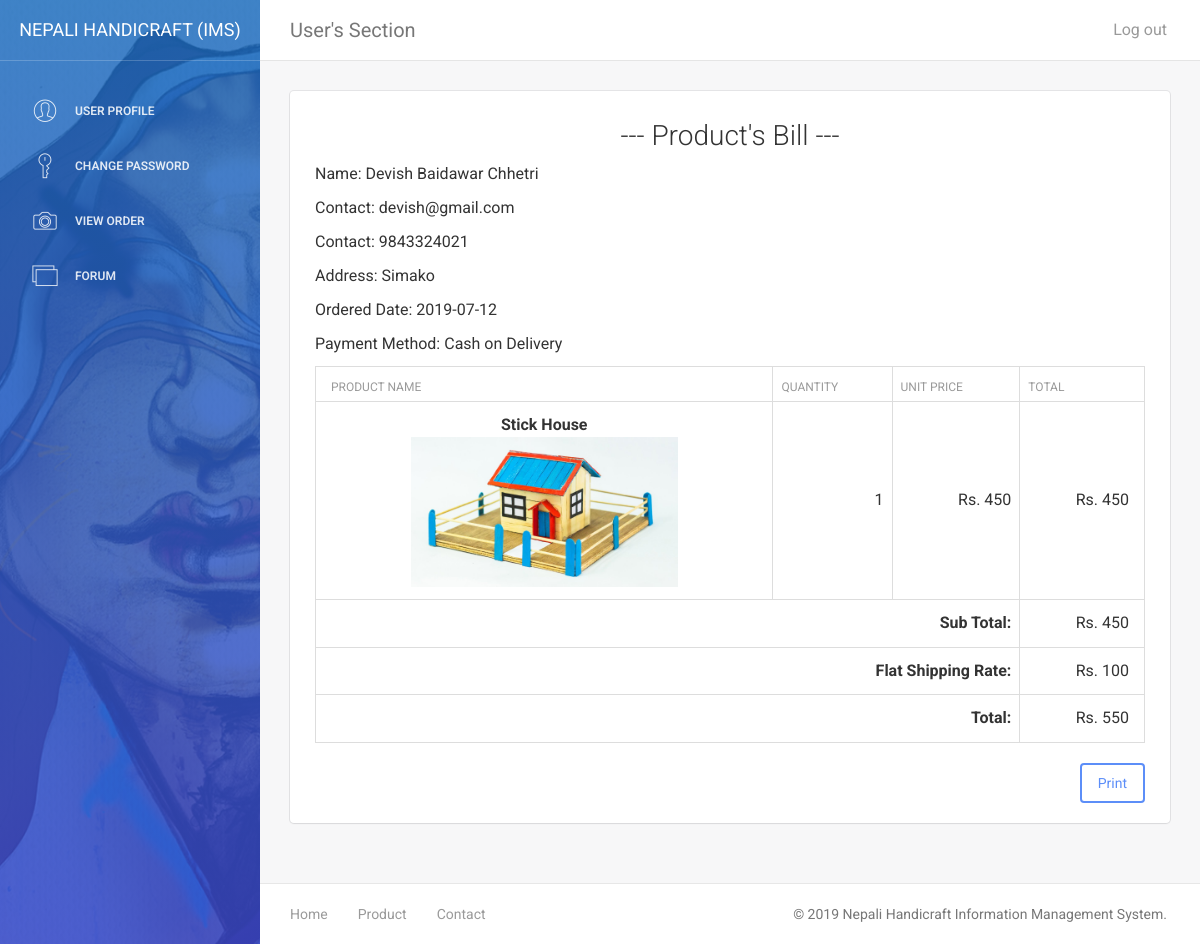
The app's page /user/view-bill.php?view=6 (signed in) with its own data.
### tables this page shows
CREATE TABLE `tbl_order` (
  `o_id` int(11) NOT NULL,
  `u_id` int(11) NOT NULL,
  `p_id` int(11) NOT NULL,
  `date` date NOT NULL
);

CREATE TABLE `tbl_register_user` (
  `u_id` int(11) NOT NULL,
  `fname` varchar(50) NOT NULL,
  `lname` varchar(255) NOT NULL,
  `e_mail` varchar(255) NOT NULL,
  `telephone` bigint(50) NOT NULL,
  `address` varchar(255) NOT NULL,
  `city` varchar(255) NOT NULL,
  `country` varchar(50) NOT NULL,
  `region` varchar(50) NOT NULL,
  `gender` enum('Male','Female','Other','') NOT NULL,
  `password` varchar(255) NOT NULL,
  `confirm_password` varchar(255) NOT NULL
);

CREATE TABLE `tbl_product` (
  `p_id` int(11) NOT NULL,
  `p_name` varchar(255) NOT NULL,
  `p_image` varchar(255) NOT NULL,
  `p_description` text NOT NULL,
  `p_price` double NOT NULL,
  `p_disprice` double NOT NULL
);

### user/order-list-1.php (called while the page is built)
<?php
    $orderID = $_GET['view'];
    $servername = "localhost";
    $username = "root";
    $password = "";
    $dbname = "00174648_devishbaidawarchhetri_cp";
    $conn = new mysqli($servername, $username, $password, $dbname);
    $sql = "SELECT o.o_id, o.date, u.u_id, u.fname, u.lname, u.e_mail, u.telephone, u.address, p.p_name, p.p_description, p.p_price, p.p_disprice, p.p_image
    FROM tbl_order o, tbl_register_user u, tbl_product p
    WHERE o.u_id = u.u_id AND o.p_id = p.p_id AND o.o_id = $orderID
    ORDER BY o.o_id;";
    $result =$conn->query($sql);
    $output = $result->fetch_assoc();
?>

### user/view-bill.php (the view, shortened to what this page needs)
<?php
    require 'order-list-1.php';
?>
<!doctype html>
<html lang="en">
<head>
    <link href="assets/css/bootstrap.min.css" rel="stylesheet" />
    <link href="assets/css/animate.min.css" rel="stylesheet"/>
    <link href="assets/css/light-bootstrap-dashboard.css?v=1.4.0" rel="stylesheet"/>
    <link href="assets/css/demo.css" rel="stylesheet" />
    <link href="http://maxcdn.bootstrapcdn.com/font-awesome/4.2.0/css/font-awesome.min.css" rel="stylesheet">
    <link href="assets/css/pe-icon-7-stroke.css" rel="stylesheet" />
</head>
<body>
<div class="wrapper">
    <?php include ('user-sidebar.php'); ?>
    <div class="main-panel">
    <?php include ('user-nav.php'); ?>
        <div class="content">
            <div class="container-fluid">
                <div class="row">
                <div class="col-lg-12">
                    <div class="card" id="bill" style="padding: 10px 25px 60px;">
                        <div class="card-body">
                        <h3 class="text-center mb-4">--- Product's Bill ---</h3>
                            <p>Name: <?php echo $output['fname'] . " " . $output['lname'] ; ?><span></span></p>
                            <p>Contact: <?php echo $output['e_mail']; ?><br></p>
                            <p>Contact: <?php echo $output['telephone']; ?><br></p>
                            <p>Address: <?php echo $output['address']; ?><br></p>
                            <p>Ordered Date: <?php echo $output['date']; ?><br></p>
                            <p>Payment Method: Cash on Delivery </p>
                            <table class="table table-bordered">
                                <thead class="text-center">
                                    <tr>
                                        <th scope="col">Product Name</th>
                                        <th scope="col">Quantity</th>
                                        <th scope="col">Unit Price</th>
                                        <th scope="col">Total</th>
                                    </tr>
                                </thead>
                                <tbody class="text-right">
                                    <tr>
                                        <th scope="row" class="text-center"><?php echo $output['p_name'] . "<br>" ;?><img style="height: 150px; width: auto;" src="../images/product-images/<?php echo $output['p_image']; ?>"></th>
                                        <td>1</td>
                                        <td>Rs. <?php echo $output['p_disprice']; ?></td>
                                        <td>Rs. <?php echo $output['p_disprice']; ?></td>
                                    </tr>
                                    <tr>
                                        <th colspan="3" scope="row" class="text-right">Sub Total:</th>
                                        <td>Rs. <?php echo $output['p_disprice']; ?></td>
                                    </tr>
                                    <tr>
                                        <th colspan="3" scope="row" class="text-right">Flat Shipping Rate:</th>
                                        <td>Rs. <?php echo $p = 100; ?></td>
                                    </tr>
                                    <tr>
                                        <th colspan="3" scope="row" class="text-right">Total:</th>
                                        <td>Rs. <?php echo $output['p_disprice'] + $p; ?></td>
                                    </tr>
                                </tbody>
                            </table>
                            <p style="float:right;">
                            <button class="btn btn-primary" id="print" onclick="printContent('bill');" >Print</button>
                            </p>
                        </div>
                    </div>
                </div>
            </div>
            </div>
        </div>
        <footer class="footer">
            <div class="container-fluid">
                <nav class="pull-left">
                    <ul>
                        <li>
                            <a href="../index.php">
                                Home
                            </a>
                        </li>
                        <li>
                            <a href="../products.php">
                                Product
                            </a>
                        </li>
                        <li>
                            <a href="../contact.php">
                                Contact
                            </a>
                        </li>
                    </ul>
                </nav>
                <p class="copyright pull-right">
                    &copy; <script>document.write(new Date().getFullYear())</script> Nepali Handicraft Information Management System.
                </p>
            </div>
        </footer>
    </div>
</div>
</body>
</html>

### records on screen
tbl_order: u.fname "Devish", u.lname "Baidawar Chhetri", u.e_mail "devish@gmail.com", u.telephone "9843324021", u.address "Simako", date "2019-07-12", p.p_name "Stick House", p.p_image (picture), p.p_disprice "450", $output['p_disprice'] + $p "550"

### other values on screen
$p = 100 "100"
